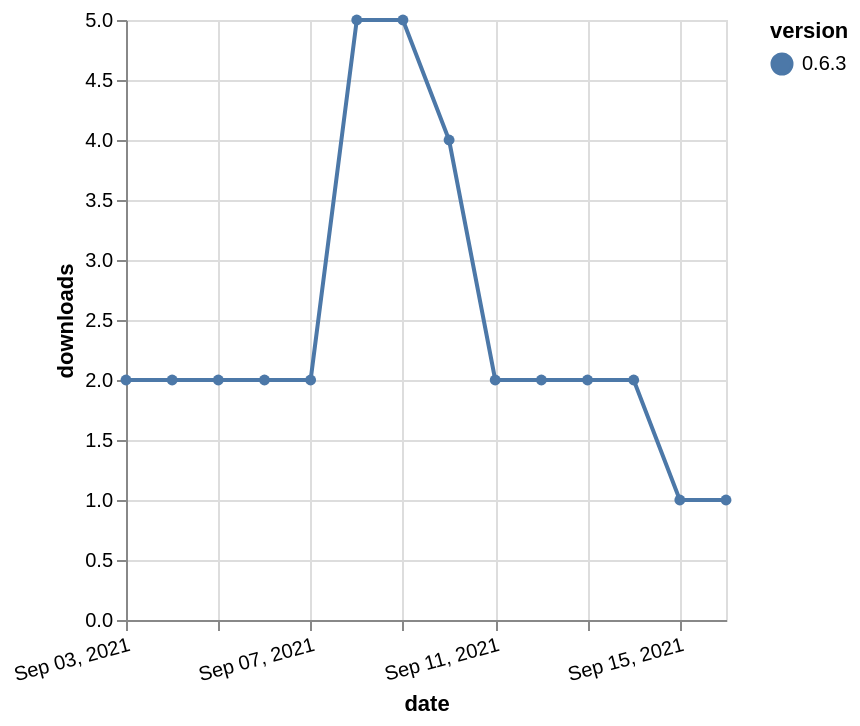

Vega-Lite specification for this chart:
### Vega-Lite specification from a JSON file in a GitHub repository (floating-point values rounded to 4 significant figures)
{"$schema": "https://vega.github.io/schema/vega-lite/v5.json", "description": "A simple bar chart with embedded data.", "data": {"values": [{"date": "2021-09-03", "total": 3075, "delta": 2, "version": "0.6.3"}, {"date": "2021-09-04", "total": 3077, "delta": 2, "version": "0.6.3"}, {"date": "2021-09-05", "total": 3079, "delta": 2, "version": "0.6.3"}, {"date": "2021-09-06", "total": 3081, "delta": 2, "version": "0.6.3"}, {"date": "2021-09-07", "total": 3083, "delta": 2, "version": "0.6.3"}, {"date": "2021-09-08", "total": 3088, "delta": 5, "version": "0.6.3"}, {"date": "2021-09-09", "total": 3093, "delta": 5, "version": "0.6.3"}, {"date": "2021-09-10", "total": 3097, "delta": 4, "version": "0.6.3"}, {"date": "2021-09-11", "total": 3099, "delta": 2, "version": "0.6.3"}, {"date": "2021-09-12", "total": 3101, "delta": 2, "version": "0.6.3"}, {"date": "2021-09-13", "total": 3103, "delta": 2, "version": "0.6.3"}, {"date": "2021-09-14", "total": 3105, "delta": 2, "version": "0.6.3"}, {"date": "2021-09-15", "total": 3106, "delta": 1, "version": "0.6.3"}, {"date": "2021-09-16", "total": 3107, "delta": 1, "version": "0.6.3"}]}, "width": "container", "mark": {"type": "line", "point": {"filled": true}}, "encoding": {"x": {"field": "date", "type": "temporal", "timeUnit": "yearmonthdate", "title": "date", "axis": {"labelAngle": -15}}, "y": {"field": "delta", "type": "quantitative", "title": "downloads"}, "color": {"field": "version", "type": "nominal"}, "tooltip": {"field": "delta"}}}
